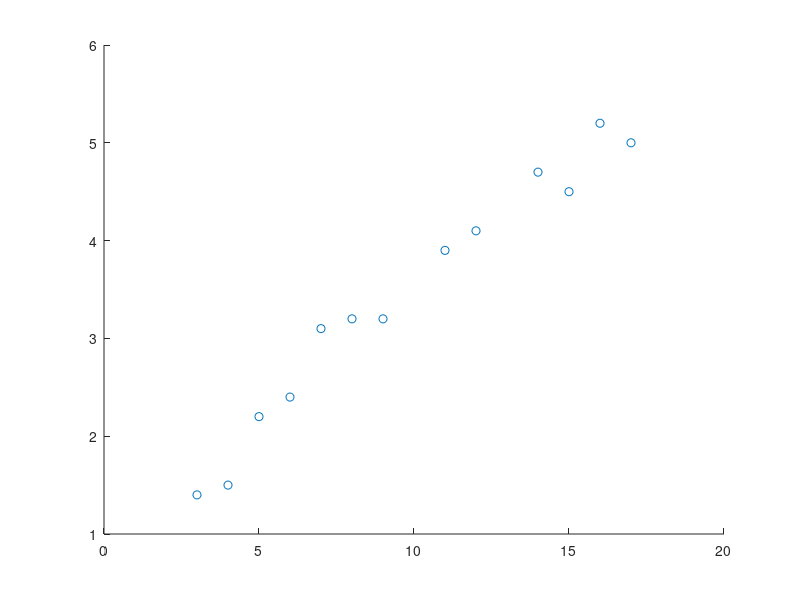

Write the MATLAB code that produced this figure. (Note: this script raises an error after producing the figure.)
age = [3 4 5 6 7 8 9 11 12 14 15 16 17];
wing = [1.4 1.5 2.2 2.4 3.1 3.2 3.2 3.9 4.1 4.7 4.5 5.2 5.0];

%% Exercise 1
scatter(age, wing);

%% Exercise 2
reg = fitlm(age, wing);
plot(reg);

%% Exercise 3

%% Exercise 4
confInt = tinv(0.975, length(age) - 2) * ...
    sqrt(reg.MSE / sum((age - mean(age)) .^ 2));

%% Exercise 5
rSquared = reg.Rsquared.Ordinary;

%% Exercise 6
r = sum((age - mean(age)) .* (wing - mean(wing))) / ...
    (sqrt(sum((age - mean(age)) .^ 2)) * sqrt(sum((wing - mean(wing)) .^ 2)));

%% Exercise 7
noise = normrnd(0, 1, size(wing));
noisyWing = wing + noise;

reg = fitlm(age, noisyWing);
plot(reg);
rSquared = reg.Rsquared.Ordinary;